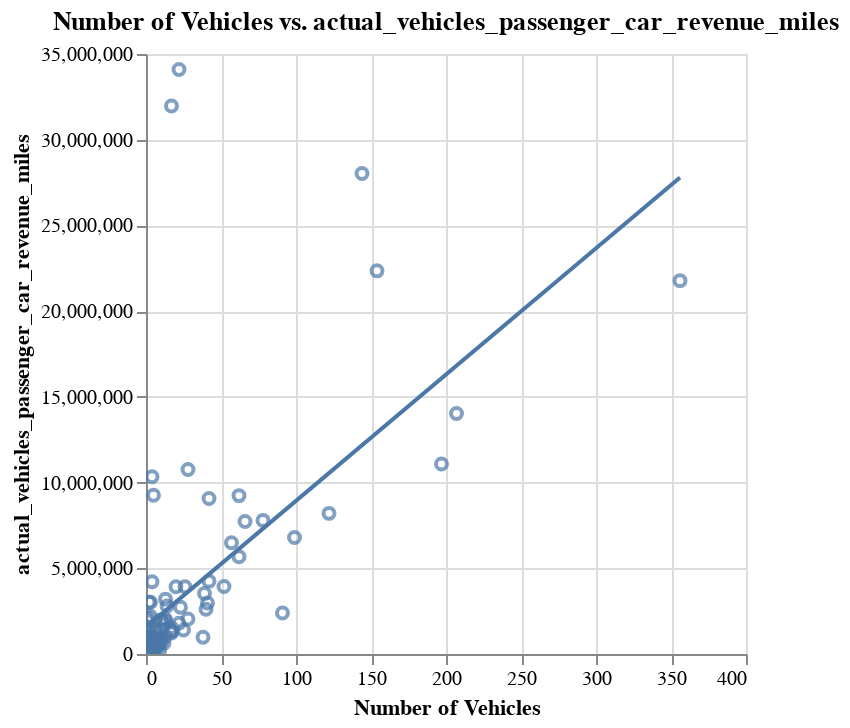

Notebook cell for this chart:
### Code cell
make_scatter(service_v_upt_no_outliers[service_v_upt_no_outliers["Number of Vehicles"]>0],"Number of Vehicles","actual_vehicles_passenger_car_revenue_miles")
